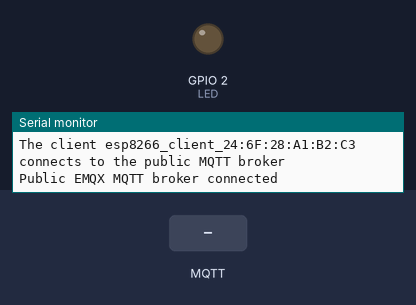
A program run on a simulated ESP8266 (NodeMCU). On the bench: output pins drawn as LEDs (lit = HIGH), the last lines printed to the serial monitor. Inputs (shaded band) come from the test bench. WiFi joins after 1.5 s; servers stay silent unless stated; no MQTT or app messages arrive unless stated.

Above: at 2.7 s.
2.8 s: MQTT message "on" arrives on the first subscribed topic
At 3.2 s:
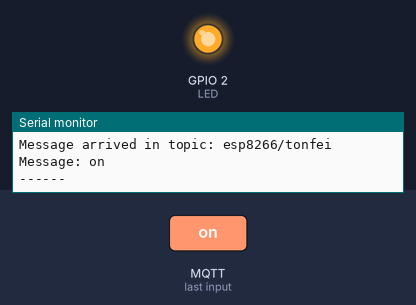
4.3 s: MQTT message "off" arrives on the first subscribed topic
At 5.7 s:
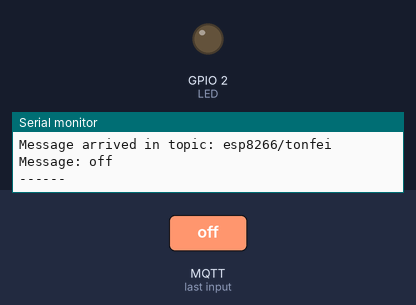
Timing chart, 0 to 7.3 s (numbered marks = the images above; inputs shaded):
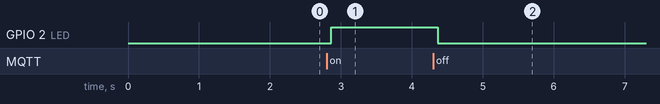

Measured:
- after the input at 2.8 s, GPIO 2 (LED): LOW → HIGH after 0.06 s
- after the input at 4.3 s, GPIO 2 (LED): HIGH → LOW after 0.06 s

The program:

main.cpp
```cpp
#include <Arduino.h>
#include <ESP8266WiFi.h>
#include <PubSubClient.h>


// WIFI LED GPIO 5 D4
#define LED 2  //定义宏或常量

// WiFi
const char *ssid = "TP-LINK_BD30";
const char *password = "88888888";

// MQTT Broker
const char *mqtt_broker = "broker.emqx.io";
const char *topic = "esp8266/tonfei";
const char *mqtt_username = "emqx";
const char *mqtt_password = "public";
const int mqtt_port = 1883;

bool ledState = false;

WiFiClient espClient;
PubSubClient client(espClient);

void callback(char *topic, byte *payload, unsigned int length) {
    Serial.print("Message arrived in topic: ");
    Serial.println(topic);
    Serial.print("Message: ");
    String message;
    for (unsigned int i = 0; i < length; i++) {
        message += (char) payload[i];  // Convert *byte to string
    }
    Serial.print(message);
    if (message == "on" && !ledState) {
        digitalWrite(LED, HIGH);  // Turn on the LED
        ledState = true;
    }
    if (message == "off" && ledState) {
        digitalWrite(LED, LOW); // Turn off the LED
        ledState = false;
    }
    Serial.println();
    Serial.println("------");
}


void setup() {
    pinMode(LED, OUTPUT); // 设置成输出模式

    // 将软件串行波特设置为 115200;
    Serial.begin(115200);
    // 连接到 WiFi 网络
    WiFi.begin(ssid, password);
    while (WiFi.status() != WL_CONNECTED) {
        delay(500);
        Serial.println("Connecting to WiFi...");
    }
    Serial.println("Connected to the WiFi network");

    //连接到 MQTT 代理
    client.setServer(mqtt_broker, mqtt_port);
    client.setCallback(callback);
    while (!client.connected()) {
        String client_id = "esp8266_client_";
        client_id += String(WiFi.macAddress());
        Serial.printf("The client %s connects to the public MQTT broker\n", client_id.c_str());
        if (client.connect(client_id.c_str(), mqtt_username, mqtt_password)) {
            Serial.println("Public EMQX MQTT broker connected");
        } else {
            Serial.print("Failed with state ");
            Serial.print(client.state());
            delay(2000);
        }
    }

    // 发布和订阅
    client.publish(topic, "hello emqx ");
    client.subscribe(topic);
}

void loop() {
    client.loop();
    delay(100); //在每次循环迭代中延迟一小段时间

//    digitalWrite(LED, HIGH);
//    delay(1000);
//    digitalWrite(LED, LOW);
//    delay(1000);
}
```
